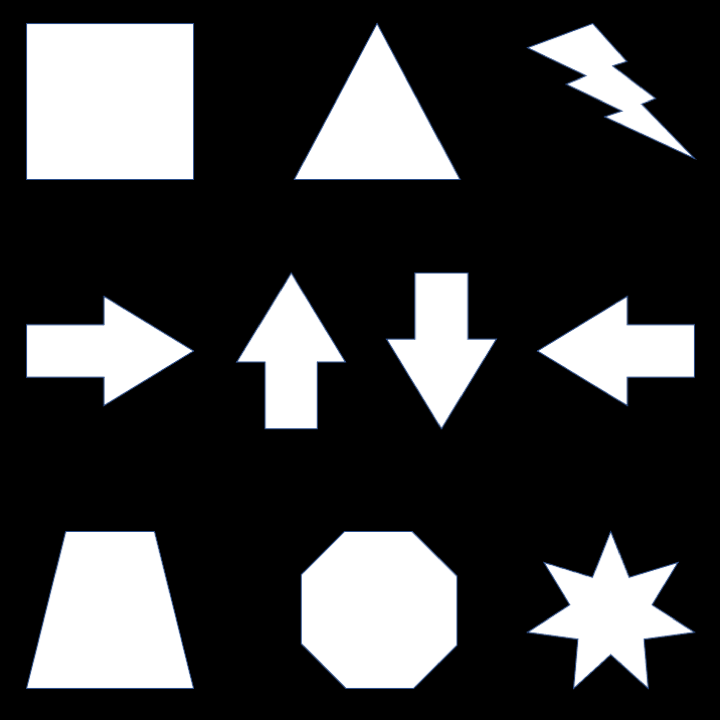
#> input picture shapes.png, 720 x 720 px
$ jupyter execute --allow-errors 'CV Question2.ipynb'
#> lines starting #> are read from the running program, lines starting #| are printed output that depends on the picture
[cell 1]
import cv2
import numpy as np
from sklearn.cluster import KMeans
from sklearn.preprocessing import StandardScaler
def readImage(img_path):
#> called with img_path = 'shapes.png'
    img = cv2.imread(img_path, cv2.IMREAD_GRAYSCALE)
#> img: shape (720, 720); min 0, max 255, mean 63.6
    return cv2.resize(img, (150, 150))
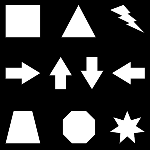
#> returned value: shape (150, 150); min 0, max 255, mean 63

[cell 2]
def getDescriptors(sift, img):
    location, des = sift.detectAndCompute(img, None)
#> location = 105 keypoints; strongest (x, y, size): (78, 26, 16.2), (79, 125, 19.6), (128, 73, 12.7), (60, 72, 12.4)
    return location, des

[cell 3]
def vstackDescriptors(descriptor_list):
    descriptors = np.array(descriptor_list[0])
    for descriptor in descriptor_list[1:]:
        descriptors = np.vstack((descriptors, descriptor))
    return descriptors

[cell 4]
def clusterDescriptors(descriptors, no_clusters):
    kmeans = KMeans(n_clusters=no_clusters, random_state=0).fit(descriptors)
    return kmeans

[cell 5]
def generate_bovw_spatial_histogram(im, location, kmeans, division):
    Y_div, X_div = division
    height, width = im.shape[:2]
#> height = 150; width = 150
    hist_bins = kmeans.n_clusters
    spatial_hist = np.zeros((Y_div * X_div, hist_bins))
    div_height = height / Y_div
#> div_height = 150
    div_width = width / X_div
#> div_width = 150
    for point, descriptor in zip(kp, kmeans.labels_):
        y, x = point.pt
        div_y = int(y // div_height)
        div_x = int(x // div_width)
        div_index = div_y * X_div + div_x
        spatial_hist[div_index, descriptor] += 1
    return spatial_hist.flatten()

[cell 6]
# Simulated process
image_path = 'shapes.png'
image = readImage(image_path)
sift = cv2.SIFT_create()
# calling descriptors
location, descriptors = getDescriptors(sift, image)
# calling function for clustering
descriptors_flat = np.array(descriptors).reshape(-1, 128)
# Perform KMeans clustering
num_clusters = 10
kmeans = clusterDescriptors(descriptors_flat, num_clusters)
# Generate spatial histograms for test cases
Test1 = [1, 1]
Test2 = [2, 2]
Test3 = [2, 3]
#> (the rest of this cell did not finish here and is left out)
